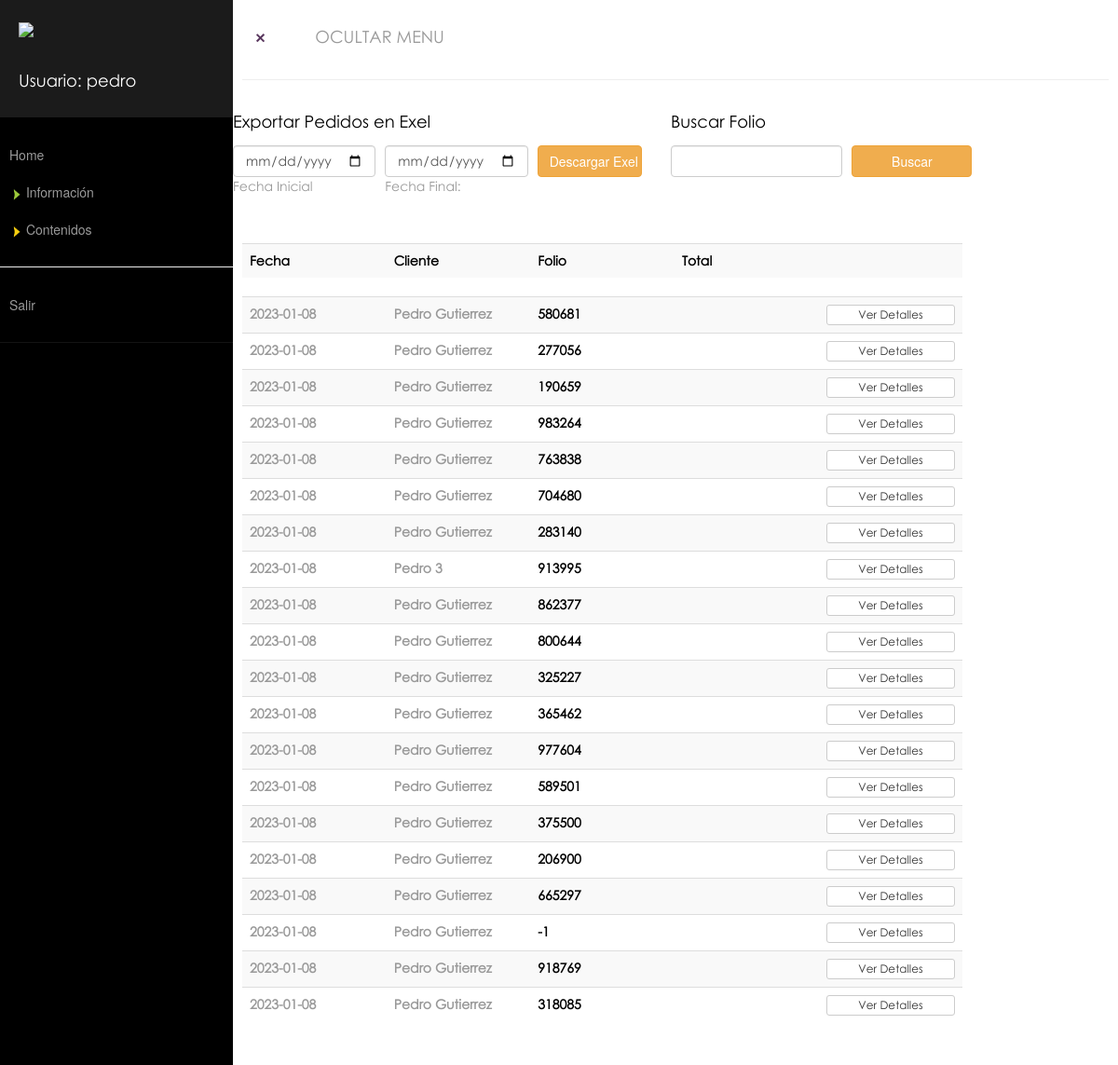
Screenshot of /panel/pedidos.php (signed in) with the database file from the repository.
### tables this page shows
CREATE TABLE `pedidos` (
  `id` int NOT NULL AUTO_INCREMENT,
  `fecha` date NOT NULL,
  `cliente` varchar(100) NOT NULL,
  `correo` varchar(150) NOT NULL,
  `total` varchar(20) NOT NULL,
  `envio` int DEFAULT NULL,
  `descuento` int DEFAULT NULL,
  `precio_final` int DEFAULT NULL,
  `folio` varchar(20) NOT NULL,
  `telefono` varchar(100) NOT NULL,
  `direccion` varchar(100) NOT NULL,
  `ciudad` varchar(20) NOT NULL,
  `cp` varchar(10) NOT NULL,
  `estado` varchar(20) NOT NULL,
  PRIMARY KEY (`id`)
);

### panel/pedidos.php (the view, shortened to what this page needs)
<?php include("cabezera.php");?>
<body>
    <div class="wrapper">
        <?php  include("admin.php"); ?>
        <div id="content">
        <div class="row">
          <div class=" col-xs-5 col-sm-1 text-left">
            <button type="button" id="sidebarCollapse" class="btn">
              <span></span>
            </button>
          </div>
          <div class=" col-xs-12 col-sm-4 text-left">
            <h4 class="tipo color"> OCULTAR MENU</h4>
          </div>
        <div class=" col-xs-12 text-center">
          <hr>
        </div>
              <div class=" col-xs-12 col-sm-6">
                <div class="row">
                  <form id="form1" name="form1" method="post" action="muestra_excel.php">
                      <div class=" col-sm-12 ">
                      <h4 class="tipo colornegro">Exportar Pedidos en Exel</h4>
                      </div>
                      <div class=" col-xs-12 col-sm-4 text-left tipo">
                        <input type="date" name="inicial" id="inicial" class="form-control" />
                        Fecha Inicial
                      </div>
                      <div class=" col-xs-12 col-sm-4 text-left tipo">
                        <input type="date" name="final" id="final" class="form-control" />
                        Fecha Final:
                      </div>
                      <div class=" col-xs-12 col-sm-3 text-left">
                        <input type="submit" name="btnfiltrar" id="btnfiltrar" value="Descargar Exel" class="btn btn-block btn-warning" />
                        <br>
                      </div>
                  </form>
                </div>
             </div>
            <div class=" col-xs-12 col-sm-4">
              <div class="row">
                <form action="pedidos.php" method="get">
                  <div class=" col-xs-12 col-sm-12 text-left">
                    <h4 class="tipo colornegro">Buscar Folio</h4><?php include '../conectarse.php'; ?>
                  </div>
                  <div class=" col-xs-12 col-sm-7 text-left">
                    <input type="text" name="palabra" class="form-control" value="<?php echo ($_GET["palabra"]);  ?>"  />
                  </div>
                  <div class=" col-xs-12 col-sm-5 text-left">
                    <input type="submit" name="buscador" class="btn btn-block btn-warning" value="Buscar"  />
                  </div>
                </form>
              </div>
            </div>
            <div class=" col-xs-12 text-center">
              <p><br></p>
            </div>
      </div>
<div class="row">
  <div class=" col-xs-12 col-sm-10 text-left">
    <table width="100%" class="table table-striped">
      <tr>
        <th width="20%" class="tipo colornegro">Fecha</th>
        <th width="20%" class="tipo colornegro">Cliente</th>
        <th width="20%" class="tipo colornegro">Folio</th>
        <th width="20%" class="tipo colornegro">Total</th>
        <th width="20%" class="tipo colornegro"></th>
      </tr>
    </table>
        <table width="100%" class="table table-striped">
          <?php $re = mysqli_query($conexion,"SELECT * FROM pedidos ORDER BY fecha DESC limit 50");
                      while($row= mysqli_fetch_assoc($re)) { ?>
              <tr>
                              <th width="20%" class="tipo"><?php echo $row['fecha'];?> </th>
                              <th width="20%" class="tipo"><?php echo $row['cliente'];?> </th>
                              <th width="20%" class="tipo color2"><?php echo $row['folio'];?></th>
                              <th width="20%" class="tipo"><?php echo $row['total'];?> </th>
                              <th width="20%" class="tipo">
                                <a href="../pedido.php?clave=<?php echo $row['folio'];?>" target="_blank">
                                <button class="btn btn-xs btn-default btn-block"> Ver Detalles</button>
                                </a>
                              </th>
              </tr>
          <?php } ?>
        </table>
</div>
</div>
</body>
</html>

### panel/cabezera.php (shortened to what this page needs)
<!DOCTYPE html>
<html>
<head>
	<link rel="stylesheet" href="css/estilos.css">
    <link rel="stylesheet" href="css/barra.css">
    <link rel="stylesheet" href="css/bootstrap.css">
</head>

### panel/admin.php (shortened to what this page needs)
<nav id="sidebar">
   <div class="sidebar-header">
      <a href="menu_alta_dise.php"><img src="https://rtasoftware.com.mx/929e89b203fdfc65e57d.png" width="100%"></a>
      <p><br></p>
      <h4 class="tipo">Usuario: <?PHP  echo '<span class="letra">'.$_SESSION['usuario_login'];'</span>'; ?> </h4>
   </div>
   <ul class="list-unstyled components">
      <li>
         <a href="menu_alta_dise.php"> Home </a>
      </li>
      <li>
         <a href="#informacion" data-toggle="collapse" aria-expanded="false" class="dropdown-toggle">
           <img src="imagenes/f-verde.png" width="14"> Información
           </a>
      </li>
      <li>
         <a href="#contenidos" data-toggle="collapse" aria-expanded="false" class="dropdown-toggle">
           <img src="imagenes/f-amarillo.png" width="14"> Contenidos
           </a>
      </li>
      <li class="nav-item">
      <hr>
      <a class="nav-link" href="aut_logout.php">Salir</a>
      </li>
   </ul>
</nav>

### panel/css/estilos.css (style rules this page uses)
.tipo { font-family: fuente; }
.color2 { color: #000; }
.colornegro { color: #000; font-family: fuente; }

### panel/css/barra.css (style rules this page uses)
body { font-family: 'Poppins', sans-serif; background: #ffffff; }
p { font-family: 'Poppins', sans-serif; font-size: 1.1em; font-weight: 300; line-height: 1.7em; color: #999; }
a, a:hover, a:focus { color: inherit; text-decoration: none; transition: all 0.3s; }
.wrapper { display: flex; width: 100%; align-items: stretch; perspective: 1500px; }
#sidebar { min-width: 250px; max-width: 250px; background: rgb(0, 0, 0); color: rgb(255, 255, 255); transition: all 0.6s cubic-bezier(0.945, 0.020, 0.270, 0.665); transform-origin: bottom left; }
#sidebar .sidebar-header { padding: 20px; background: rgb(27, 27, 27) }
#sidebar ul.components { padding: 20px 0; border-bottom: 1px solid #131313; }
#sidebar ul li a { padding: 10px; display: block; }
a[data-toggle="collapse"] { position: relative; }
.dropdown-toggle::after { display: block; position: absolute; top: 50%; right: 20px; transform: translateY(-50%); }
#content { width: 100%; padding: 20px; min-height: 100vh; transition: all 0.3s; }
#sidebarCollapse { width: 40px; height: 40px; background: #ffffff; cursor: pointer; }
#sidebarCollapse span { width: 80%; height: 2px; margin: 0 auto; display: block; background: rgb(89, 55, 94); transition: all 0.8s cubic-bezier(0.810, -0.330, 0.345, 1.375); transition-delay: 0.2s; }
#sidebarCollapse span:last-of-type { transform: rotate(-45deg) translate(1px, -1px); }

### rows the page displays
pedidos: fecha "2023-01-08", cliente "Pedro Gutierrez", folio "580681"
pedidos: fecha "2023-01-08", cliente "Pedro Gutierrez", folio "277056"
pedidos: fecha "2023-01-08", cliente "Pedro Gutierrez", folio "190659"
pedidos: fecha "2023-01-08", cliente "Pedro Gutierrez", folio "983264"
pedidos: fecha "2023-01-08", cliente "Pedro Gutierrez", folio "763838"
pedidos: fecha "2023-01-08", cliente "Pedro Gutierrez", folio "704680"
pedidos: fecha "2023-01-08", cliente "Pedro Gutierrez", folio "283140"
pedidos: fecha "2023-01-08", cliente "Pedro 3", folio "913995"
pedidos: fecha "2023-01-08", cliente "Pedro Gutierrez", folio "862377"
pedidos: fecha "2023-01-08", cliente "Pedro Gutierrez", folio "800644"
pedidos: fecha "2023-01-08", cliente "Pedro Gutierrez", folio "325227"
pedidos: fecha "2023-01-08", cliente "Pedro Gutierrez", folio "365462"
pedidos: fecha "2023-01-08", cliente "Pedro Gutierrez", folio "977604"
pedidos: fecha "2023-01-08", cliente "Pedro Gutierrez", folio "589501"
pedidos: fecha "2023-01-08", cliente "Pedro Gutierrez", folio "375500"
pedidos: fecha "2023-01-08", cliente "Pedro Gutierrez", folio "206900"
pedidos: fecha "2023-01-08", cliente "Pedro Gutierrez", folio "665297"
pedidos: fecha "2023-01-08", cliente "Pedro Gutierrez", folio "-1"
pedidos: fecha "2023-01-08", cliente "Pedro Gutierrez", folio "918769"
pedidos: fecha "2023-01-08", cliente "Pedro Gutierrez", folio "318085"

### other values shown
$_SESSION['usuario_login'] "pedro"
